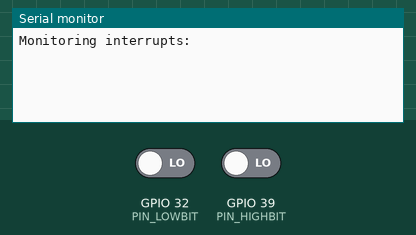
This sketch was run on a simulated ESP32. On the bench: the last lines printed to the serial monitor. The test bench sets the inputs (shaded band); at power-on: GPIO 32 (PIN_LOWBIT) LOW, GPIO 39 (PIN_HIGHBIT) LOW.

Above: at 1.2 s.
1.3 s: GPIO 32 (PIN_LOWBIT) driven HIGH
At 2.5 s:
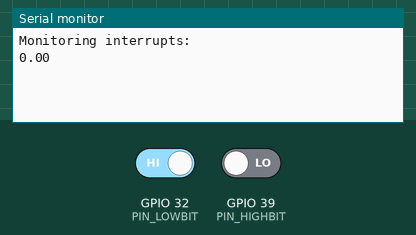
2.8 s: GPIO 32 (PIN_LOWBIT) driven LOW
At 3.9 s:
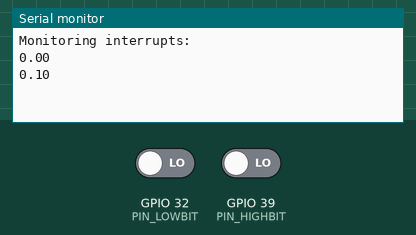
4.3 s: GPIO 39 (PIN_HIGHBIT) driven HIGH
At 5.0 s:
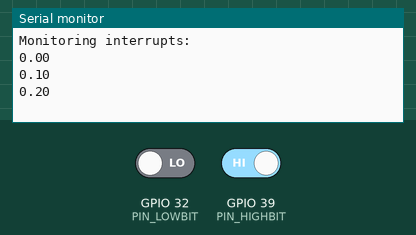

Measured:
- after the input at 1.3 s, the serial monitor: prints a new line at once (image 1)
- after the input at 2.8 s, the serial monitor: prints a new line at once (image 2)
- after the input at 4.3 s, the serial monitor: prints a new line at once (image 3)

The sketch:

test_timer_external.ino
```cpp
const byte interruptPin = 39;
volatile int interruptCounter = 0;
int numberOfInterrupts = 0;

#define PIN_HIGHBIT (39)
#define PIN_LOWBIT  (32)

int state, prevState = 0;
float count = 0;
int encoderStates[4][4] = {
 {  0, -1,  1,  0 },
 {  1,  0,  0, -1 },
 { -1,  0,  0,  1 },
 {  0,  1, -1,  0 },
};

//portMUX_TYPE mux = portMUX_INITIALIZER_UNLOCKED;
//
//void IRAM_ATTR handleInterrupt() {
//  portENTER_CRITICAL_ISR(&mux);
//  state = (digitalRead(PIN_HIGHBIT) << 1) | digitalRead(PIN_LOWBIT);
//  portEXIT_CRITICAL_ISR(&mux);
//}
//
//void IRAM_ATTR handleInterrupt2() {
//  portENTER_CRITICAL_ISR(&mux);
//  state = (digitalRead(PIN_HIGHBIT) << 1) | digitalRead(PIN_LOWBIT);
//  portEXIT_CRITICAL_ISR(&mux);
//}

void setup() {

  Serial.begin(115200);
  Serial.println("Monitoring interrupts: ");
  pinMode(39, INPUT);
  pinMode(32, INPUT);

//  attachInterrupt(digitalPinToInterrupt(39), handleInterrupt, FALLING);
//  attachInterrupt(digitalPinToInterrupt(32), handleInterrupt2, FALLING);

}

void loop() {
  state = (digitalRead(PIN_HIGHBIT) << 1) | digitalRead(PIN_LOWBIT);
  count += encoderStates[prevState][state] * 0.1;
  if (count >= 4){
    count = 4;
  }else if (count <= 0){
    count = 0;
  }
  if (state != prevState) {
    Serial.println(count);
  }
  prevState = state;
}
```
